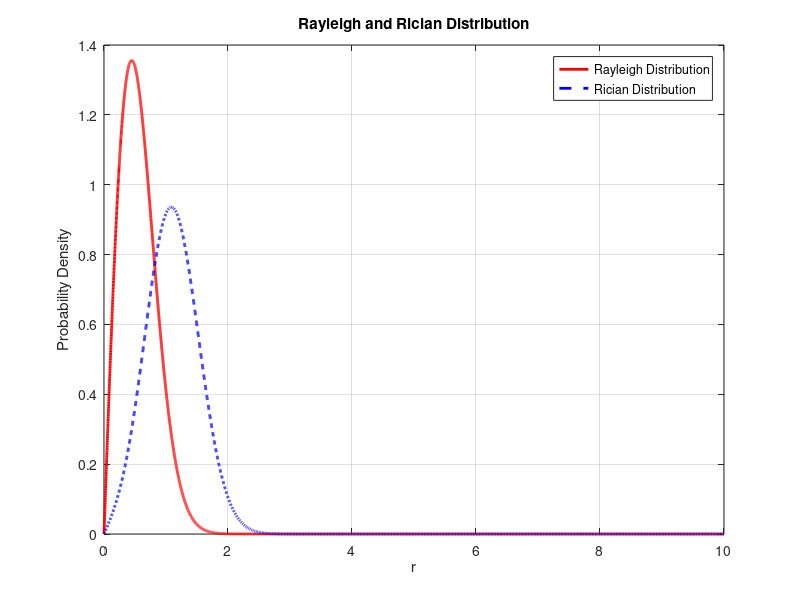

Reproduce this figure in MATLAB.
clc;
clear all;
close all;
r=0:0.001:10; % Range of values
sigma=sqrt(0.2); % Standard deviation, sqrt(variance)
A=1; % Amplitude of the Line-of-Soght component
% Rayleigh Distribution
rayleigh_pdf=(r./sigma^2).*exp(-r.^2/(2*sigma^2));
% Rician Distribution
ricean_pdf=(r./sigma^2).*exp(-(r.^2+A^2)/(2*sigma^2)).*besseli(0,r*A/sigma^2);
% Plotting
figure;
plot(r,rayleigh_pdf,'r-','LineWidth',2);
hold on;
plot(r,ricean_pdf,'b--','LineWidth',2);
hold off;
% Labels and Title
xlabel('r');
ylabel('Probability Density');
title('Rayleigh and Rician Distribution');
legend('Rayleigh Distribution','Rician Distribution');
grid on;
